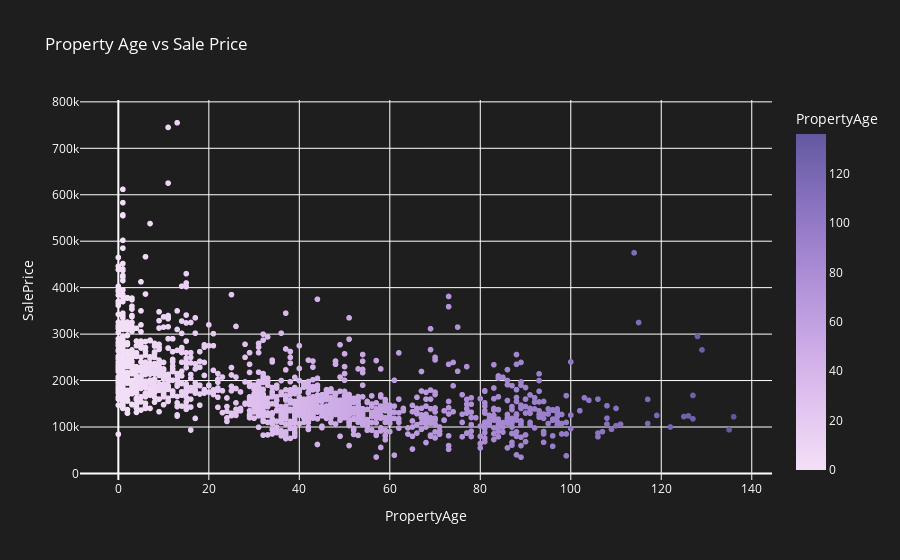

Source (notebook cell):
### Markdown cell above
## How a property age affect the price

### Code cell
# 5. Calculate Property Age
train0['PropertyAge'] = train0['YrSold'] - train0['YearBuilt']

# Calculate Correlation between Property Age and Sale Price
age_price_corr = train0['PropertyAge'].corr(train0['SalePrice'])
print(f'Correlation between Property Age and Sale Price: {age_price_corr}')

# Create a scatter plot to visualize the relationship between Property Age and Sale Price
fig9 = px.scatter(train0, x='PropertyAge', y='SalePrice', title='Property Age vs Sale Price', color='PropertyAge', color_continuous_scale=px.colors.sequential.Purp)

fig9.update_layout(plot_bgcolor='rgb(30,30,30)', paper_bgcolor='rgb(30,30,30)', font=dict(color='white'))

fig9.show()

### Figure 1 — Plotly figure (JSON) as saved in the notebook; plotly's stock layout.template omitted (floating-point values rounded to 4 significant figures; data arrays with more than 128 entries replaced by an {"elided": "..."} marker saying what was removed)
{"data": [{"hovertemplate": "PropertyAge=%{marker.color}<br>SalePrice=%{y}<extra></extra>", "legendgroup": "", "marker": {"color": {"elided": "1460 int values"}, "coloraxis": "coloraxis", "symbol": "circle"}, "mode": "markers", "name": "", "showlegend": false, "type": "scattergl", "x": {"elided": "1460 int values"}, "xaxis": "x", "y": {"elided": "1460 int values"}, "yaxis": "y"}], "layout": {"coloraxis": {"colorbar": {"title": {"text": "PropertyAge"}}, "colorscale": [[0, "rgb(243, 224, 247)"], [0.1667, "rgb(228, 199, 241)"], [0.3333, "rgb(209, 175, 232)"], [0.5, "rgb(185, 152, 221)"], [0.6667, "rgb(159, 130, 206)"], [0.8333, "rgb(130, 109, 186)"], [1, "rgb(99, 88, 159)"]]}, "font": {"color": "white"}, "legend": {"tracegroupgap": 0}, "paper_bgcolor": "rgb(30,30,30)", "plot_bgcolor": "rgb(30,30,30)", "title": {"text": "Property Age vs Sale Price"}, "xaxis": {"anchor": "y", "domain": [0, 1], "title": {"text": "PropertyAge"}}, "yaxis": {"anchor": "x", "domain": [0, 1], "title": {"text": "SalePrice"}}}}
